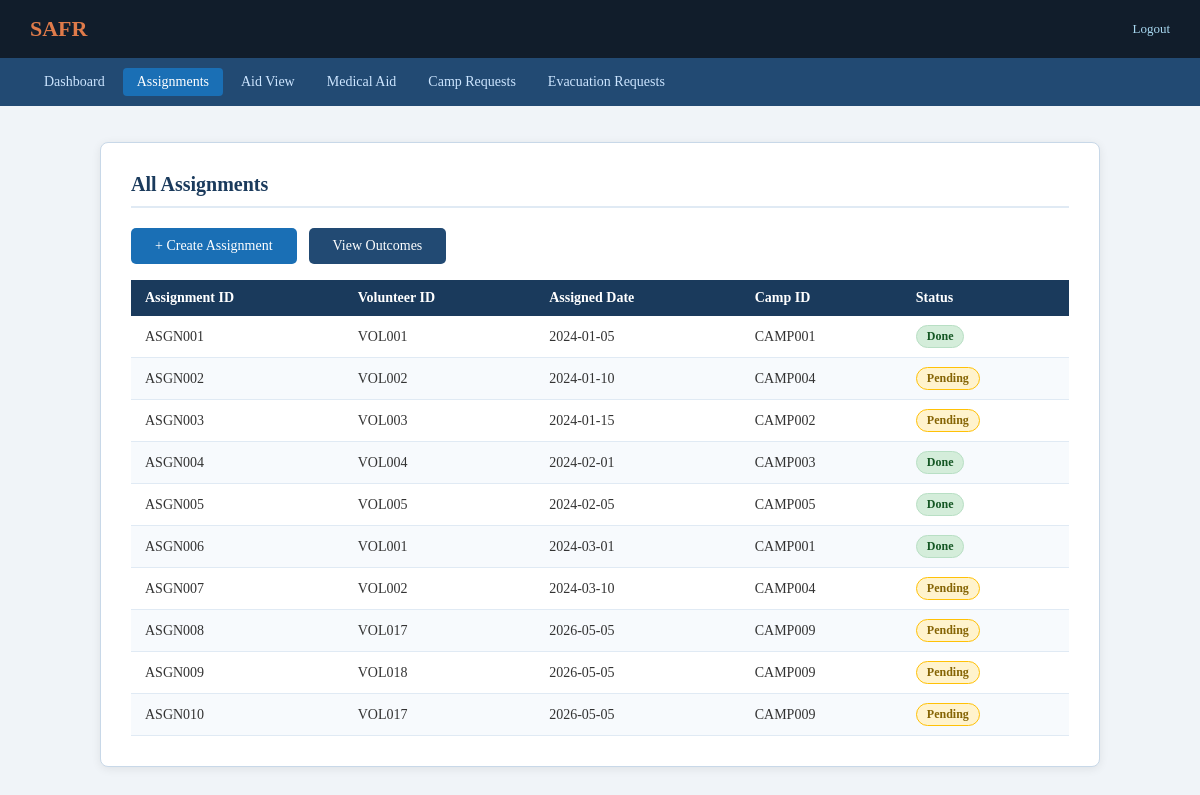
Page /SAFR/NGO/assignments.php on the committed database.
### tables this page shows
CREATE TABLE `volunteers_quota` (
  `Volunteer_id` varchar(20) NOT NULL,
  `Outcome` varchar(255) DEFAULT NULL,
  `Assignment_ID` varchar(255) DEFAULT NULL
);

CREATE TABLE `assignment` (
  `Assignment_ID` varchar(20) NOT NULL,
  `Volunteer_id` varchar(20) NOT NULL,
  `Assigned_Date` date DEFAULT NULL,
  `Camp_id` varchar(20) DEFAULT NULL
);

### SAFR/NGO/assignments.php (the view, shortened to what this page needs)
<?php
include('../dbconnect.php');
$sql    = "SELECT a.Assignment_ID, a.Volunteer_id, a.Assigned_Date, a.Camp_id, vq.Outcome
           FROM assignment a
           LEFT JOIN volunteers_quota vq ON a.Volunteer_id = vq.Volunteer_id";
$result = mysqli_query($conn, $sql);
?>
<!DOCTYPE html>
<html lang="en">
<head>
    <link href="../css/safr.css" rel="stylesheet">
</head>
<body>
<div class="safr-topbar">
    <a href="NGO_Dashboard.php" class="brand">SAFR</a>
    <div class="topbar-right">
        <a href="../logout.php">Logout</a>
    </div>
</div>
<div class="safr-nav">
    <a href="NGO_Dashboard.php">Dashboard</a>
    <a href="NGO_Assignment_subtab.php" class="active">Assignments</a>
    <a href="NGO_aidview_subtab.php">Aid View</a>
    <a href="ngo_medical.php">Medical Aid</a>
    <a href="NGO_Campreqsubtab.php">Camp Requests</a>
    <a href="Show_evacs.php">Evacuation Requests</a>
</div>
<div class="safr-container wide">
    <h2>All Assignments</h2>
    <p style="margin-bottom:16px;">
        <a href="add_assignment.php" class="safr-btn">+ Create Assignment</a>
        <a href="NGO_outcome_leaftab.php" class="safr-btn" style="background:#224a73;">View Outcomes</a>
    </p>
    <table class="safr-table">
        <thead>
            <tr>
                <th>Assignment ID</th>
                <th>Volunteer ID</th>
                <th>Assigned Date</th>
                <th>Camp ID</th>
                <th>Status</th>
            </tr>
        </thead>
        <tbody>
        <?php if(mysqli_num_rows($result) > 0): ?>
            <?php while($row = mysqli_fetch_assoc($result)):
                $status = (!empty($row['Outcome'])) ? 'Done' : 'Pending';
            ?>
            <tr>
                <td><?php echo $row['Assignment_ID']; ?></td>
                <td><?php echo $row['Volunteer_id']; ?></td>
                <td><?php echo $row['Assigned_Date']; ?></td>
                <td><?php echo $row['Camp_id']; ?></td>
                <td>
                    <?php if($status === 'Done'): ?>
                        <span class="badge badge-accepted">Done</span>
                    <?php else: ?>
                        <span class="badge badge-pending">Pending</span>
                    <?php endif; ?>
                </td>
            </tr>
            <?php endwhile; ?>
        <?php else: ?>
            <tr><td colspan="5">No assignments found.</td></tr>
        <?php endif; ?>
        </tbody>
    </table>
</div>
</body>
</html>

### SAFR/css/safr.css (style rules this page uses)
*, *::before, *::after { box-sizing: border-box; margin: 0; padding: 0; }
body { font-family: Georgia, serif; background: #f0f4f8; color: #333; }
.safr-topbar { background: #111d2b; color: white; padding: 16px 30px; display: flex; justify-content: space-between; align-items: center; }
.safr-topbar .brand { font-size: 22px; font-weight: bold; color: #e07b4a; text-decoration: none; }
.safr-topbar .topbar-right { font-size: 13px; color: #a8d8f0; }
.safr-topbar .topbar-right a { color: #a8d8f0; text-decoration: none; margin-left: 16px; }
.safr-nav { background: #224a73; padding: 10px 30px; display: flex; gap: 4px; flex-wrap: wrap; }
.safr-nav a { color: #cce5ff; text-decoration: none; font-size: 14px; padding: 6px 14px; border-radius: 4px; }
.safr-nav a.active { background: #1a6fb5; color: white; }
.safr-container { max-width: 800px; margin: 36px auto; background: white; padding: 30px; border-radius: 8px; border: 1px solid #c8d8e8; box-shadow: 0 2px 10px rgba(0,0,0,0.08); }
.safr-container.wide { max-width: 1000px; }
.safr-container h2 { color: #1a3a5c; margin-top: 0; margin-bottom: 20px; border-bottom: 2px solid #e0eaf4; padding-bottom: 10px; font-size: 20px; }
.safr-btn { background: #1a6fb5; color: white; padding: 10px 24px; border: none; border-radius: 5px; font-size: 14px; cursor: pointer; font-family: Georgia, serif; text-decoration: none; display: inline-block; }
.safr-table { width: 100%; border-collapse: collapse; margin-top: 10px; font-size: 14px; }
.safr-table th { background: #1a3a5c; color: white; padding: 10px 14px; text-align: left; font-weight: 600; }
.safr-table td { padding: 9px 14px; border-bottom: 1px solid #e0eaf4; color: #333; }
.safr-table tr:nth-child(even) td { background: #f7fafd; }
.badge { display: inline-block; padding: 3px 10px; border-radius: 12px; font-size: 12px; font-weight: bold; }
.badge-pending { background: #fff3cd; color: #856404; border: 1px solid #ffc107; }
.badge-accepted { background: #d4edda; color: #155724; border: 1px solid #b8dfc4; }

### rows in the picture
volunteers_quota: assignment.Assignment_ID "ASGN001", assignment.Volunteer_id "VOL001", assignment.Assigned_Date "2024-01-05", assignment.Camp_id "CAMP001", shows "Done", assignment.Assignment_ID "ASGN006", assignment.Assigned_Date "2024-03-01"
assignment: Assignment_ID "ASGN002", Volunteer "VOL002", Assigned_Date "2024-01-10", Camp "CAMP004", shows "Pending"
assignment: Assignment_ID "ASGN003", Volunteer "VOL003", Assigned_Date "2024-01-15", Camp "CAMP002", shows "Pending"
volunteers_quota: assignment.Assignment_ID "ASGN004", assignment.Volunteer_id "VOL004", assignment.Assigned_Date "2024-02-01", assignment.Camp_id "CAMP003", shows "Done"
volunteers_quota: assignment.Assignment_ID "ASGN005", assignment.Volunteer_id "VOL005", assignment.Assigned_Date "2024-02-05", assignment.Camp_id "CAMP005", shows "Done"
assignment: Assignment_ID "ASGN007", Volunteer "VOL002", Assigned_Date "2024-03-10", Camp "CAMP004", shows "Pending"
assignment: Assignment_ID "ASGN008", Volunteer "VOL017", Assigned_Date "2026-05-05", Camp "CAMP009", shows "Pending"
assignment: Assignment_ID "ASGN009", Volunteer "VOL018", Assigned_Date "2026-05-05", Camp "CAMP009", shows "Pending"
assignment: Assignment_ID "ASGN010", Volunteer "VOL017", Assigned_Date "2026-05-05", Camp "CAMP009", shows "Pending"
